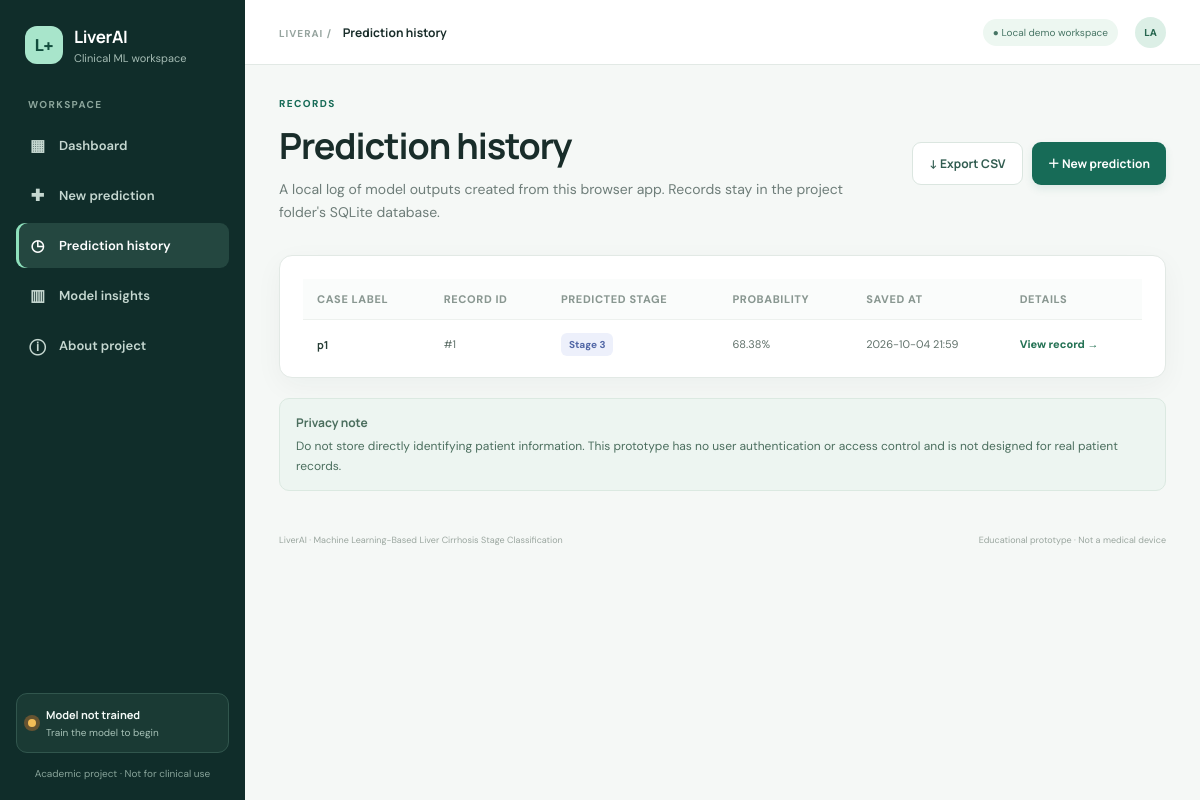
The app's page /history with its own data.
### tables this page shows
CREATE TABLE predictions (id INTEGER PRIMARY KEY AUTOINCREMENT, created_at TEXT NOT NULL, patient_label TEXT NOT NULL, stage INTEGER NOT NULL, confidence REAL, probabilities TEXT NOT NULL, inputs TEXT NOT NULL);

### app.py (the view)
@app.route('/history')
def history():
    with connect_db() as conn: rows = conn.execute('SELECT * FROM predictions ORDER BY id DESC').fetchall()
    return render_template('history.html', title='Prediction history', rows=rows)

### app.py (called while the page is built)
def connect_db():
    conn = sqlite3.connect(DB_PATH)
    conn.row_factory = sqlite3.Row
    return conn

@app.context_processor
def inject_globals():
    return {"model_ready": model is not None, "nav_endpoint": request.endpoint or ""}

### templates/history.html
{% extends 'base.html' %}{% block content %}<section class="welcome-row"><div><p class="eyebrow">RECORDS</p><h1>Prediction history</h1><p class="muted">A local log of model outputs created from this browser app. Records stay in the project folder's SQLite database.</p></div><div class="button-group"><a class="button secondary" href="{{ url_for('export_history') }}">↓ Export CSV</a><a class="button primary" href="{{ url_for('predict') }}">＋ New prediction</a></div></section><section class="card table-card">{% if rows %}<div class="table-wrap"><table><thead><tr><th>Case label</th><th>Record ID</th><th>Predicted stage</th><th>Probability</th><th>Saved at</th><th>Details</th></tr></thead><tbody>{% for row in rows %}<tr><td><b>{{ row.patient_label }}</b></td><td>#{{ row.id }}</td><td><span class="stage-pill stage-pill-{{ row.stage }}">Stage {{ row.stage }}</span></td><td>{{ row.confidence if row.confidence is not none else '—' }}{% if row.confidence is not none %}%{% endif %}</td><td>{{ row.created_at }}</td><td><a class="text-link" href="{{ url_for('history_detail', record_id=row.id) }}">View record →</a></td></tr>{% endfor %}</tbody></table></div>{% else %}<div class="empty-state"><span>◷</span><b>Nothing to show yet</b><p>Run a prediction to build your history table.</p><a class="button primary" href="{{ url_for('predict') }}">Start a prediction</a></div>{% endif %}</section><div class="notice"><b>Privacy note</b><p>Do not store directly identifying patient information. This prototype has no user authentication or access control and is not designed for real patient records.</p></div>{% endblock %}

### static/style.css (style rules this page uses)
:root { --ink:#192d2a;--muted:#6e7d79;--line:#e2e9e5;--bg:#f5f8f6;--green:#176b57;--deep:#102d2a;--mint:#e4f4ed;--blue:#e8f1fb;--purple:#f0ebfb;--gold:#fbf2dc;--shadow:0 8px 28px rgba(21,53,44,.045) }
* { box-sizing:border-box }
body { margin:0;background:var(--bg);color:var(--ink);font-family:'DM Sans',Arial,sans-serif;font-size:14px }
h1,h2,h3,b,strong { font-family:Manrope,'DM Sans',sans-serif }
h1 { font-size:clamp(28px,3vw,36px);letter-spacing:-1.1px;margin:5px 0 8px }
p { line-height:1.65;margin:7px 0 }
.welcome-row { display:flex;justify-content:space-between;align-items:center;gap:20px;margin-bottom:24px }
.eyebrow { font-size:10px;letter-spacing:1.4px;font-weight:800;color:var(--green);margin:0 0 8px }
.muted { color:var(--muted) }
.welcome-row .muted,.page-heading .muted { max-width:760px;margin-top:0 }
.button { display:inline-flex;align-items:center;justify-content:center;gap:7px;text-decoration:none;border:0;border-radius:9px;padding:12px 16px;font:700 12px Manrope,sans-serif;cursor:pointer;white-space:nowrap;transition:.15s }
.button.primary { background:var(--green);color:white;box-shadow:0 4px 9px #176b571a }
.button.secondary { background:white;color:#315c50;border:1px solid #dbe6e0 }
.stat-card,.card { background:white;border:1px solid var(--line);border-radius:13px;box-shadow:var(--shadow) }
.card { padding:23px;margin-bottom:20px }
.table-card { padding-bottom:8px }
.table-wrap { overflow-x:auto }
table { border-collapse:collapse;width:100%;min-width:620px }
th { text-align:left;color:#899791;font-size:9px;letter-spacing:.6px;text-transform:uppercase;font-weight:800;background:#fafcfb }
th,td { padding:13px 14px;border-bottom:1px solid #edf1ee;font-size:11px;white-space:nowrap }
td { color:#60716a }
td b { color:#263d35;font-size:11px }
tbody tr:last-child td { border-bottom:0 }
.text-link { color:#247254;font-size:11px;text-decoration:none;font-weight:800 }
.stage-pill { display:inline-flex;padding:5px 8px;border-radius:6px;font-size:10px;font-weight:800 }
.stage-pill-3 { background:#edf0fb;color:#5368a7 }
.alert,.notice,.disclaimer { padding:14px 16px;border-radius:10px;margin:0 0 18px;font-size:12px;line-height:1.6 }
.notice { background:#edf5f1;border:1px solid #dbe9e1;color:#4b6e5e }
.notice p { margin:4px 0 0 }
.button-group { display:flex;gap:9px }

### records on screen
predictions: patient_label "p1", id "1", stage "3", confidence "68.38", created_at "2026-10-04 21:59"

### other values on screen
{{ title or 'Workspace' }} "Prediction history"
